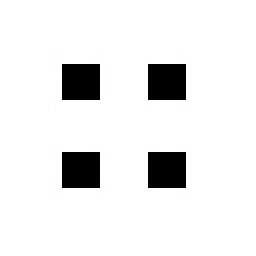
%> input picture ActiveContour/new.jpg, 128 x 128 px (shown 2 times larger)
$ octave main.m   (GNU Octave 9; MATLAB toolbox functions it lacks are replaced by stand-ins)
%> lines starting %> are read from the running program, lines starting %| are printed output that depends on the picture
### xuanfolder/readImage.m
function out =readImage(a)
%> called with a = 'new.jpg'
%read an image and transfer it to a grey one
I=imread(a);%read an image
%> I is the input picture: size 128x128x3 uint8; min 0, max 255, mean 233.7
[d1,d2,d3] = size(I);
%> d1 = 128; d2 = 128; d3 = 3
if(d3 > 1)
I = rgb2gray(I);%if it's a gray image then don't need to change it
%> I: size 128x128 uint8
end
I = double(I) / 255;
%> I: size 128x128 double
I1 = uint8(255 * I * 0.5 + 0.5); %change the double to unit8
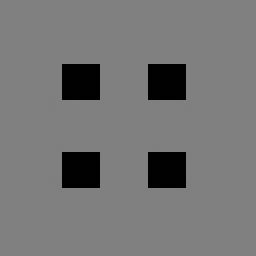
%> I1: size 128x128 uint8 (shown 2 times larger); min 1, max 128, mean 117.4

imshow(I1);%show the image
axis([0,d2,0,d1]);
axis on;
imwrite(I1,'grey.jpg');%write the grey image into a new file
out = I1;

### xuanfolder/stopFunction.m
function g = stopFunction( u, k , sig)
%> called with k = 1, sig = 0.5
mask = fspecial( 'gaussian', 15, sig);
u = conv2( double(u), double(mask), 'same'); %smooth image by Gaussian convolution
%according to the article formule(14), here we do a Gaussian kernel of standard deviation u.
%imshow(u);

[ ux,uy ] = gradient(u);
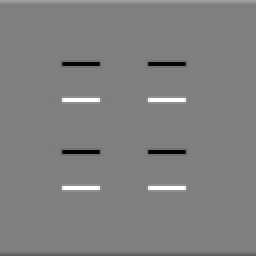
%> uy: size 128x128 double (shown 2 times larger); min -56.71, max 56.71, mean 0; mean of the top-left, top-right, bottom-left and bottom-right quarters 0.3, 0.3, -0.3, -0.3; drawn with min black and max white
 g = 1 ./ (1 + (ux .^ 2 +  uy .^ 2)/(k.^2));%edge indicator
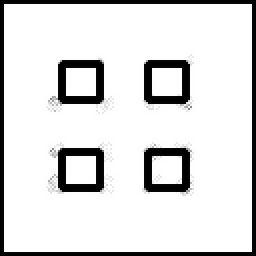
%> g: size 128x128 double (shown 2 times larger); min 0.000195, max 1, mean 0.867

### xuanfolder/Ini_square.m
function a = Ini_square(u, d)
%> called with d = 5
 [m, n] = size (u);
%> m = 128; n = 128
for i =1:min(floor ((m+1)/2),floor((n+1)/2))

       a (i, i:n-i+1 ) = (i-d);
       a (i:m-i+1,i) =(i-d);
       a (m-i+1, i:n-i+1) = (i-d);
       a (i:m-i+1,n-i+1) =(i-d);

end
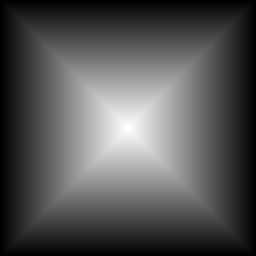
%> a: size 128x128 double (shown 2 times larger); min -4, max 59, mean 16.8; drawn with min black and max white

### xuanfolder/GetDifference.m
function Dphi=GetDifference(image)
[Ix,Iy]=gradient(image);
Dphi=Ix.^2+Iy.^2+0.0001;

### xuanfolder/dx_for.m
function fx=dx_for(f)

[nr,nc]=size(f);
fx=zeros(nr,nc);
fx(:,1:nc-1)=f(:,2:nc)-f(:,1:nc-1);

fx(:,nc) = f(:,nc)-f(:,nc-1);  % for the last column, use the backward difference as the forward difference

### xuanfolder/Upwind.m
%this .m file is for implementing article(12)
function d = Upwind(u,sign)
xf=dx_for(u);
yf=dy_for(u);
xb=dx_back(u);
yb=dy_back(u);

if sign<=0    %if k<=0
    d=sqrt(max(xb,0)^2+min(xf,0)^2+max(yb,0)^2+min(yf,0)^2);
else           %if k>0
    d=sqrt(min(xb,0)^2+max(xf,0)^2+min(yb,0)^2+max(yf,0)^2);
end


### xuanfolder/dy_for.m
function fy=dy_for(f)
[nr,nc]=size(f);
fy=zeros(nr,nc);
fy(1:nr-1,:)=f(2:nr,:)-f(1:nr-1,:);
fy(nr,:)=f(nr,:)-f(nr-1,:);  % for the last row, use the backward difference as the forward difference

### xuanfolder/dx_back.m
function fx=dx_back(f)
[nr,nc]=size(f);
fx=zeros(nr,nc);
fx(:,2:nc)=f(:,2:nc)-f(:,1:nc-1);
fx(:,1)=f(:,2)-f(:,1); % for the first column, use the forward difference as the backward difference

### xuanfolder/dy_back.m
function fy=dy_back(f)
[nr,nc]=size(f);
fy=zeros(nr,nc);
fy(2:nr,:)=f(2:nr,:)-f(1:nr-1,:);
fy(1,:)=f(2,:)-f(1,:);%for the first row,use the forward difference as the backward difference

### xuanfolder/TDMA.m
function x = TDMA(varargin)
%This function used THOMAS Algorithm to solve the strictly diagonally dominant tridiagonal matrix.
%To solve the equation (11)
%For A*x=R,where A is a diagonal tridiagonal matrix. It will output x.
a = varargin{1};
b = varargin{2};
c = varargin{3};
d = varargin{4};
%allow to get the 4 parameters
%a is middle, b is upper, c is lower, d is R(result)
% Initialization
m = zeros(size(a));
l = zeros(size(c));
y = zeros(size(d));
n = size(a,1);


m(1,:) = a(1,:);

y(1,:) = d(1,:);

for i = 2 : n
   i_1 = i-1;
   l(i_1,:) = c(i_1,:)./m(i_1,:);
   m(i,:) = a(i,:) - l(i_1,:).*b(i_1,:);

   y(i,:) = d(i,:) - l(i_1,:).*y(i_1,:);

end
x(n,:) = y(n,:)./m(n,:);
for i = n-1 : -1 : 1
   x(i,:) = (y(i,:) - b(i,:).*x(i+1,:))./m(i,:);
end

### xuanfolder/AOS.m
%the code below is for implementing the artile from formule(6)~(11)

function levelset = AOS(Image, levelset, Force, time_step , iter, g)
count = 1;
figure();

while count < iter

    Dphi = GetDifference(levelset);%this is |gradient u|
    absDphi = Upwind (levelset, Force);%according to (12) should be upwind scheme. Still working on this method.
    Balloon_force=  Force .* g .*absDphi;%|grad u|*k*g
    %so the model will be
    %phiu/phit=a*|gradient(u)|*div(b*gradient(u)/|gradient(u))
    %a=g,b=1=>geometric model
    %a=1,b=g=>geodesic model

    %in the article the levelset contour is used as ui^(n) denotes the
    %approximation of u(xi,tn). The time have been discretized
    %here as time_step. Matlab reads the picture and will give an automatic
    %discretization of the space(image).

    b=g;%geodesic
    a=1;%geodesic
    %b=1;%geometric  ::doesn't work very well,cannot figure out why
    %a=g;%geometric

    levelset1 = LinearSystem(2*time_step, levelset+time_step.*Balloon_force,Dphi, b,a);
    levelset2 = LinearSystem(2*time_step, (levelset+time_step.*Balloon_force)', Dphi', b',a);%change direction x to y
    %time_step multiply 2 because in formule(11) there is a 2
    %article(11)
    levelset = (levelset1 + levelset2')./2; %get the new contour from contour1 and contour2's transpose

    count = count+1;

    imshow( Image, [] ); hold on;  contour( levelset, [0,0], 'g'); hold off; drawnow %show the new contour
    title('final image');
end


### xuanfolder/LinearSystem.m
function levelset = LinearSystem( time_step, levelset, Dphi, b,a)
c = Dphi(:) ./ b(:); %|gradient u|/b ,setting b=g here
%c is an array of one colomn and (size of image) lines
Blower = -a(:).*time_step .*  Dphi(:) .*  2./ (c + c( [end 1 : end-1])) ;%end 1:end-1 means to create an array starts from end, and then 1,2,3,4...end-1
Bmain = 1 - a(:).*time_step .*  Dphi(:) .*( 2./( - c - c([end 1 : end-1]) ) + 2./(-c - c([2 : end 1])));%unit matrix only works for the main diag
Bupper = - a(:).*time_step .*  Dphi(:) .* 2./( c + c([2 : end 1]));
u = TDMA ( Bmain, Bupper(1 : end-1), Blower(2 : end), levelset( : )); %used to solve the diagonally dominant tridiagonal linear system
levelset = reshape( u, size(levelset));

### xuanfolder/main.m
%this is the main program that you can run directly in matlab.
%Other files are just functions
clear
close all;
img=readImage('new.jpg');
sigma=0.5; %parameter in Gaussien Kernel origin:1.2
lambda=1;
g=stopFunction(img,lambda,sigma);
figure();
imshow(g);
title('edge indicator');
%initial LSF
LSF=Ini_square(img,5);
%dphi=GetDifference(LSF);
%test=dphi(:)./g(:);
figure();
%imagesc(img);=>to show a scalable image.
%colormap(gray);
imshow(img);
hold on;
[c,h]=contour(LSF,[0 0],'r');
%> c = 482 columns, first 8: [0 5 5 6 7 8 9 10; 481 5 5 5 5 5 5 5]; h = -118.2
title('initial contour');
%level set begins
levelset=AOS(img, LSF, -0.3,5, 150 , g);
%> (the run ends here)
